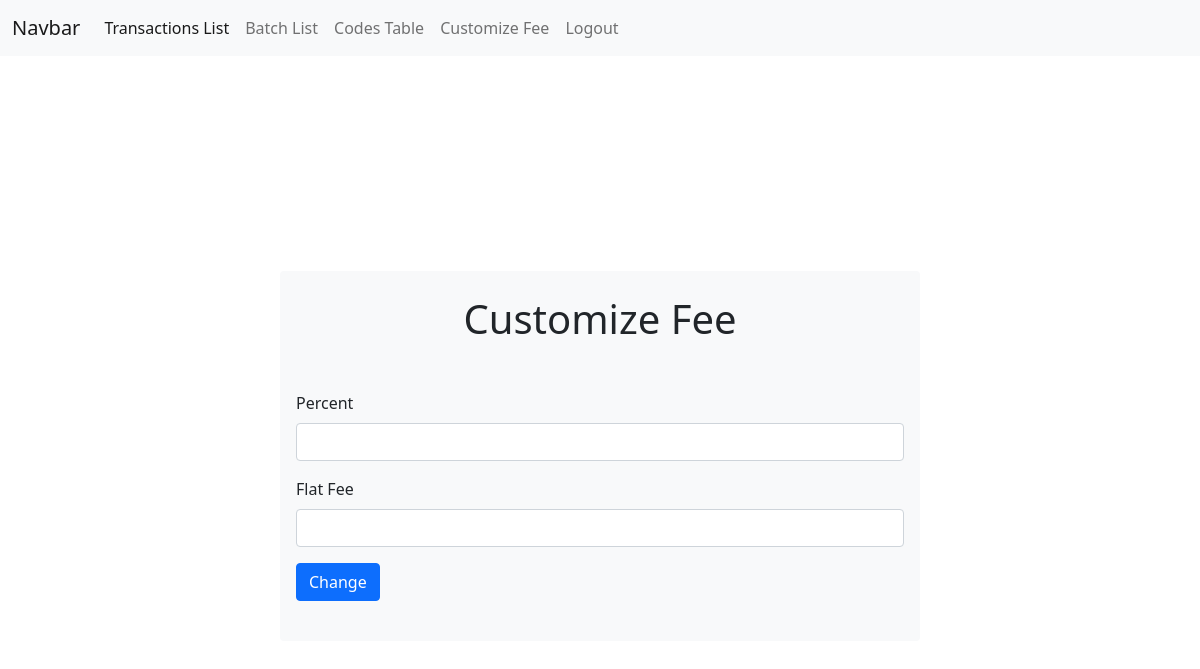
Before: /transation/fee/ with the older database file.
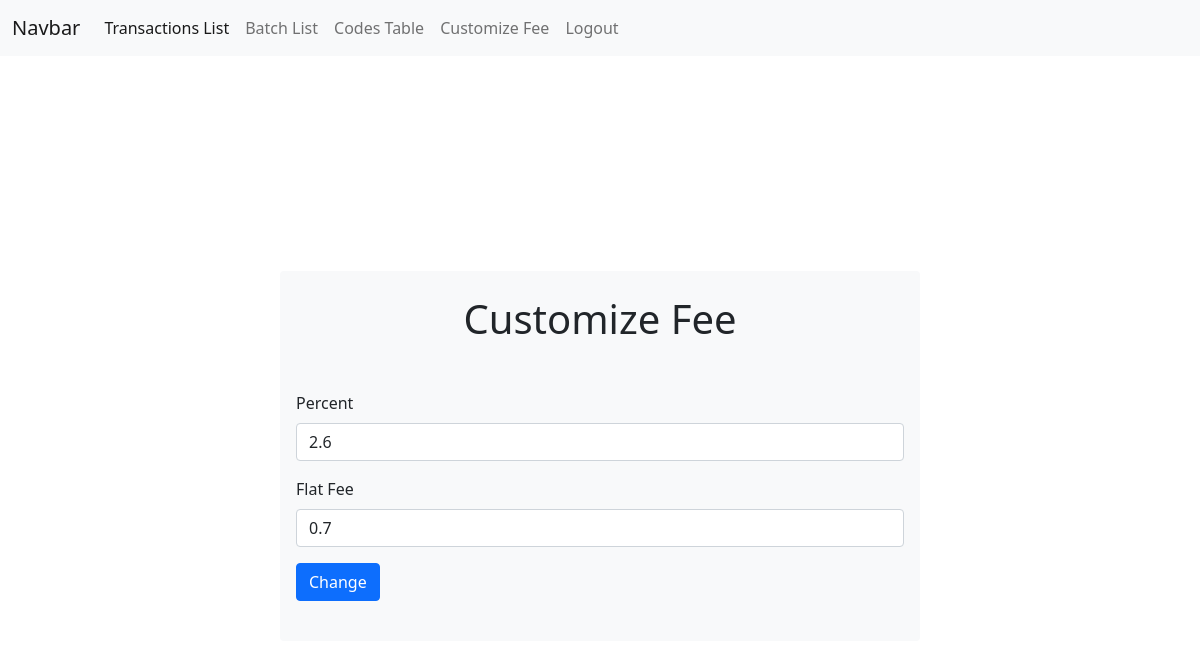
After: the same page with the newer database file.
### transactions/models.py (models this page shows)
class Fees(models.Model):
    percent = models.FloatField()
    flat_fee = models.FloatField()

### transactions/views.py (the view, shortened to what this page needs)
# urls.py: path('fee/',views.fee,name="cutomize fee"),
def fee(request):
    fee_model = Fees.objects.all().first()
    return render(request,'customize_fee.html',{"model":fee_model})

### templates/customize_fee.html (shortened to what this page needs)
<html lang="en">
{% load static %}
<head>
    {% include 'partials/_head.html' %}
</head>
<body>
    {% include 'partials/_navbar.html' %}
    <section class="login-section py-6 px-4">
        <div class="container-fluid login-container bg-light py-4 px-3 rounded">
          <h1 class="fs-1 text-dark mb-5 text-center">Customize Fee</h1>
          <form method="post">
            <div class="mb-3">
              <label for="percent" class="form-label">Percent</label>
              <input type="text" class="form-control" id="percent" name="percent" value="{{model.percent}}" required>
            </div>
            <div class="mb-3">
              <label for="flat_fee" class="form-label">Flat Fee</label>
              <input type="text" class="form-control" id="flat_fee" value="{{model.flat_fee}}" name="flat_fee">
            </div>
            <button type="submit" class="btn btn-primary">Change</button>
          </form>
        </div>
    </section>
</body>
</html>

### templates/partials/_head.html (shortened to what this page needs)
{% load static %}
<link href="https://cdn.jsdelivr.net/npm/bootstrap@5.0.2/dist/css/bootstrap.min.css" rel="stylesheet">
<link rel="stylesheet" href="{% static '/css/style.css' %}"/>

### templates/partials/_navbar.html (shortened to what this page needs)
<nav class="navbar navbar-expand-lg navbar-light bg-light">
    <div class="container-fluid">
      <a class="navbar-brand" href="#">Navbar</a>
      <div class="collapse navbar-collapse" id="navbarNav">
        <ul class="navbar-nav">
          <li class="nav-item">
            <a class="nav-link active" aria-current="page" href="/transation/list/">Transactions List</a>
          </li>
          <li class="nav-item">
            <a class="nav-link" href="/batch/list">Batch List</a>
          </li>
          <li class="nav-item">
            <a class="nav-link" href="/code/table">Codes Table</a>
          </li>
          <li class="nav-item">
            <a class="nav-link" href="/transation/fee">Customize Fee</a>
          </li>
          <li class="nav-item">
            <a class="nav-link" href="/logout">Logout</a>
          </li>
        </ul>
      </div>
    </div>
</nav>

### static/css/style.css (style rules this page uses)
.login-section { width: 100vw; min-height: 100vh; display: flex; place-items: center; }
.login-container { max-width: 40rem !important; margin: auto !important; }

Changed rows visible on the page:
added Fees: percent "2.6", flat_fee "0.7"
